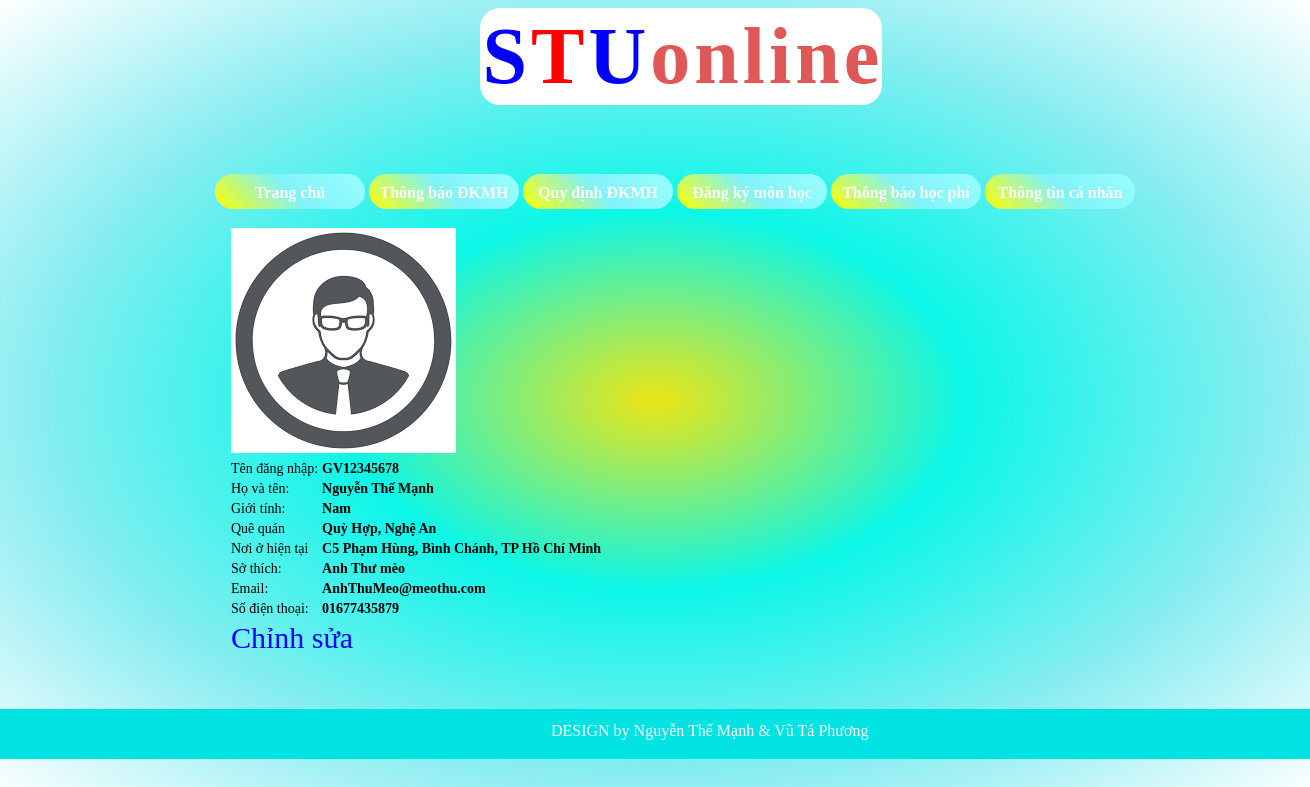
Screenshot of /DKMHOnline/thongtin.php (signed in) with the database file from the repository.
### tables this page shows
CREATE TABLE IF NOT EXISTS `sinhvien` (
  `mssv` varchar(10) NOT NULL,
  `pass` varchar(12) NOT NULL,
  `hoten` tinytext NOT NULL,
  `gt` tinytext NOT NULL,
  `quequan` tinytext NOT NULL,
  `noio` tinytext NOT NULL,
  `manv` varchar(10) DEFAULT NULL,
  `sothich` tinytext,
  `avt` tinytext,
  `email` tinytext,
  `sdt` int(12) DEFAULT NULL,
  `manganh` varchar(10) DEFAULT NULL,
  `makhoa` varchar(10) DEFAULT NULL,
  `covanht` varchar(10) DEFAULT NULL,
  PRIMARY KEY (`mssv`),
  KEY `makhoa` (`makhoa`),
  KEY `manganh` (`manganh`),
  KEY `manv` (`manv`),
  KEY `covanht` (`covanht`)
);

### DKMHOnline/thongtin.php (the view, shortened to what this page needs)
<?php
if (isset($_SESSION['user'])) {
  $tennd=$_SESSION['user'];
}
else
{
  header('Location: index.php');
}
include 'config/config.php';
?>
<!doctype html>
<html>
<head><meta http-equiv="content-type" content="text/html;charset=utf-8"/>
    <link href="css/hover.css" rel="stylesheet" media="all">
     <link href="css/magic.css" rel="stylesheet">
     <link href="css/logoheader.css" rel="stylesheet">
     <link href="css/dinhdangnut.css" rel="stylesheet">
     <link href="css/nutdangnhap.css" rel="stylesheet">
</head>
<body >
    <div id="header">
    <table align="center" class="tb">
        <tr class="logo"><td class="logophai stu1">S</td><td class="logotrai stu2">T</td><td class="logophai stu1">U</td><td class="logotrai">o</td><td class="logophai">n</td><td class="logotrai">l</td><td class="logophai">i</td><td class="logotrai">n</td><td class="logophai">e</td></tr>
        </table>
        </div>
    <div id="main">
    <div id="thanweb">
    <div id="menutrai">
    <ul>
    <li class="hvr-sweep-to-right hvr-ripple-out"><a>Trang chủ</a></li>
    <li class="hvr-sweep-to-right hvr-ripple-out"><a>Thông báo ĐKMH</a></li>
    <li class="hvr-sweep-to-right hvr-ripple-out"><a>Quy định ĐKMH</a></li>
    <li class="hvr-sweep-to-right hvr-ripple-out"><a>Đăng ký môn học</a></li>
    <li class="hvr-sweep-to-right hvr-ripple-out"><a>Thông báo học phí</a></li>
    <li class="hvr-sweep-to-right hvr-ripple-out"><a href="thongtin.php">Thông tin cá nhân</a></li>
    </ul>
    </div>
    <div id="noidung">
      <?php
            $sqlhoten="SELECT hoten FROM `sinhvien`";
            $datahoten = $obj->prepare($sqlhoten);
            $datahoten->execute();
            $manghoten=$datahoten->fetch(PDO::FETCH_ASSOC);
            $hoten=$manghoten['hoten'];
            $sqlgt="SELECT gt FROM `sinhvien`";
            $datagt = $obj->prepare($sqlgt);
            $datagt->execute();
            $manggt=$datagt->fetch(PDO::FETCH_ASSOC);
            $gt=$manggt['gt'];
            $sqlquequan="SELECT quequan FROM `sinhvien`";
            $dataquequan = $obj->prepare($sqlquequan);
            $dataquequan->execute();
            $mangquequan=$dataquequan->fetch(PDO::FETCH_ASSOC);
            $quequan=$mangquequan['quequan'];
            $sqlnoio="SELECT noio FROM `sinhvien`";
            $datanoio = $obj->prepare($sqlnoio);
            $datanoio->execute();
            $mangnoio=$datanoio->fetch(PDO::FETCH_ASSOC);
            $noio=$mangnoio['noio'];
            $sqlsothich="SELECT sothich FROM `sinhvien`";
            $datasothich = $obj->prepare($sqlsothich);
            $datasothich->execute();
            $mangst=$datasothich->fetch(PDO::FETCH_ASSOC);
            $st=$mangst['sothich'];
            $sqlavt="SELECT avt FROM `sinhvien`";
            $dataavt = $obj->prepare($sqlavt);
            $dataavt->execute();
            $mangavt=$dataavt->fetch(PDO::FETCH_ASSOC);
            $avt=$mangavt['avt'];
            $sqlemail="SELECT email FROM `sinhvien`";
            $dataemail = $obj->prepare($sqlemail);
            $dataemail->execute();
            $mangemail=$dataemail->fetch(PDO::FETCH_ASSOC);
            $email=$mangemail['email'];
            $sqlsdt="SELECT sdt FROM `sinhvien`";
            $datasdt = $obj->prepare($sqlsdt);
            $datasdt->execute();
            $mangsdt=$datasdt->fetch(PDO::FETCH_ASSOC);
            $sdt=$mangsdt['sdt'];
            if ($avt=='' && $gt=="Nam") {
                $avatar='image/nam.png';
            }
            else
            {
                $avatar='image/nu.jpg';
            }
    ?>
    <table style="font-size:14px">
                <tr><td colspan="2"><div class="khungavt"><img src="<?php echo $avatar;?>"></div></td></tr>
                <tr ><td>Tên đăng nhập: </td><td style="font-weight: bold;"><?php echo $tennd;?></td></tr>
                <tr ><td>Họ và tên: </td><td style="font-weight: bold;"><?php echo $hoten;?></td></tr>
                <tr ><td>Giới tính: </td><td style="font-weight: bold;"><?php echo $gt;?></td></tr>
                <tr ><td>Quê quán</td><td style="font-weight: bold;"><?php echo $quequan;?></td></tr>
                <tr ><td>Nơi ở hiện tại</td><td style="font-weight: bold;"><?php echo $noio;?></td></tr>
                <tr ><td>Sở thích: </td><td style="font-weight: bold;"><?php echo $st;?></td></tr>
                <tr ><td>Email: </td><td style="font-weight: bold;"><?php echo $email;?></td></tr>
                <tr ><td>Số điện thoại: </td><td style="font-weight: bold;">0<?php echo $sdt?></td></tr>
                <tr><td colspan="2" ><a href="editinfosv.php" >Chỉnh sửa</a></td></tr>
              </table>
            </div>
    </div>
  </div>
  <div id="footer">
  <table align="center" style="padding-top:10px"><tr><td>
  DESIGN by Nguyễn Thế Mạnh &amp; Vũ Tá Phương
  </td></tr></table>
  </div>
</body>
</html>

### DKMHOnline/css/logoheader.css (style rules this page uses)
body { background: -webkit-repeating-radial-gradient(center, #EDE515, #0CF6E8,#89EDF1,#FFFFFF); background-repeat: no-repeat; background-size: 100%; background-attachment: fixed; }
.logophai { animation: chuyendong1 1s ease-out 0s 1 normal; }
.logotrai { animation: chuyendong2 1s ease-out 0s 1 normal; }
.logo { color: #DF5757; font-size: 80px; font-weight: bold; }
.stu1 { color: blue; }
.stu2 { color: red; }

### DKMHOnline/css/dinhdangnut.css (style rules this page uses)
#header { position:absolute; background-color:white; margin-left:36%; border-radius:20PX; }
#menutrai { border-radius:7px; border-color:rgba(0,255,51,1); width:100%; color:white; font-weight:bold; font-size:16px; padding-top:150px; }
ul { text-align: center; list-style-type:none; text-align: center; }
li { line-height:17px; border-color:#0F3; background: -webkit-linear-gradient(45deg, yellow,#80F2F9,#99FFFF); border-radius: 20px; height:25px; width:150px; padding-top:10px; display: inline-block; }
li a { text-decoration: none; color: inherit; }
#noidung { padding-left:17%; float: left; }
#footer { margin-bottom:-10px; margin-left:-10px; margin-right:0px; background-color:rgba(0,227,227,1); color:white; font-size:16px; width:110%; height:50px; clear:left; margin-top: 500px; }
td a { text-decoration: none; color: blue; font-size: 30px; }

### rows the page displays
sinhvien: hoten "Nguyễn Thế Mạnh", quequan "Quỳ Hợp, Nghệ An", noio "C5 Phạm Hùng, Bình Chánh, TP Hồ Chí Minh", sothich "Anh Thư mèo", email "AnhThuMeo@meothu.com"

### other values shown
$tennd "GV12345678"
$gt "Nam"
$sdt "1677435879"
